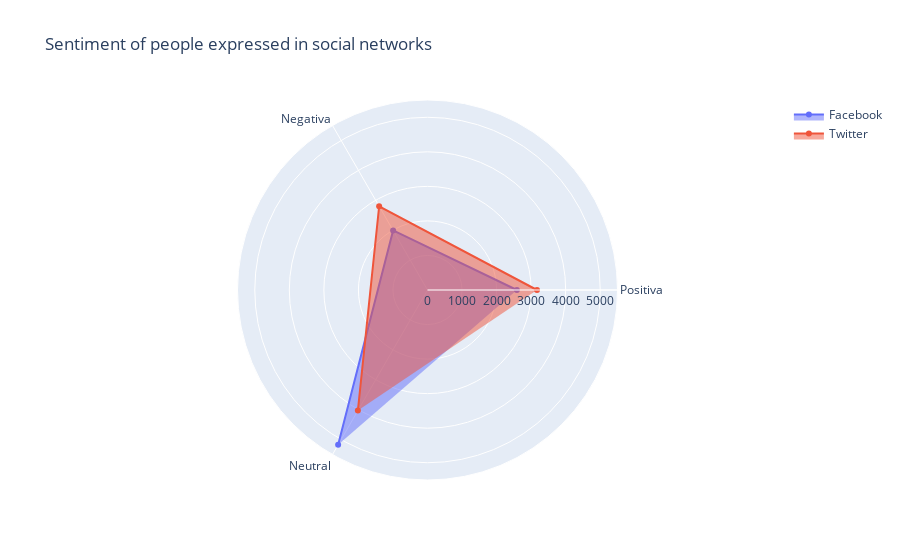

Here is the notebook cell this chart was saved with:
### Markdown cell above
#### Martín (Twitter)

### Code cell
df = pd.read_csv('sentiment_dataset.csv', index_col=0)

categories = ['Positiva','Negativa','Neutral']

fig = go.Figure()

fig.add_trace(go.Scatterpolar(
    r=[df['Positiva']['Facebook'], df['Negativa']['Facebook'],df['Neutral']['Facebook']],
    theta=categories,
    fill='toself',
    name='Facebook'
))

fig.add_trace(go.Scatterpolar(
      r=[df['Positiva']['Twitter'], df['Negativa']['Twitter'],df['Neutral']['Twitter']],
      theta=categories,
      fill='toself',
      name='Twitter'
))

fig.update_layout(
  title = 'Sentiment of people expressed in social networks',
  autosize=True,
  polar=dict(
    radialaxis=dict(
      visible=True,
      range=[0, 5500]
    )),

)

fig.show()

### Figure 1 — Plotly figure (JSON) as saved in the notebook; plotly's stock layout.template omitted (floating-point values rounded to 4 significant figures)
{"data": [{"fill": "toself", "name": "Facebook", "r": [2587, 1991, 5174], "theta": ["Positiva", "Negativa", "Neutral"], "type": "scatterpolar"}, {"fill": "toself", "name": "Twitter", "r": [3170, 2799, 4031], "theta": ["Positiva", "Negativa", "Neutral"], "type": "scatterpolar"}], "layout": {"autosize": true, "polar": {"radialaxis": {"range": [0, 5500], "visible": true}}, "title": {"text": "Sentiment of people expressed in social networks"}}}
